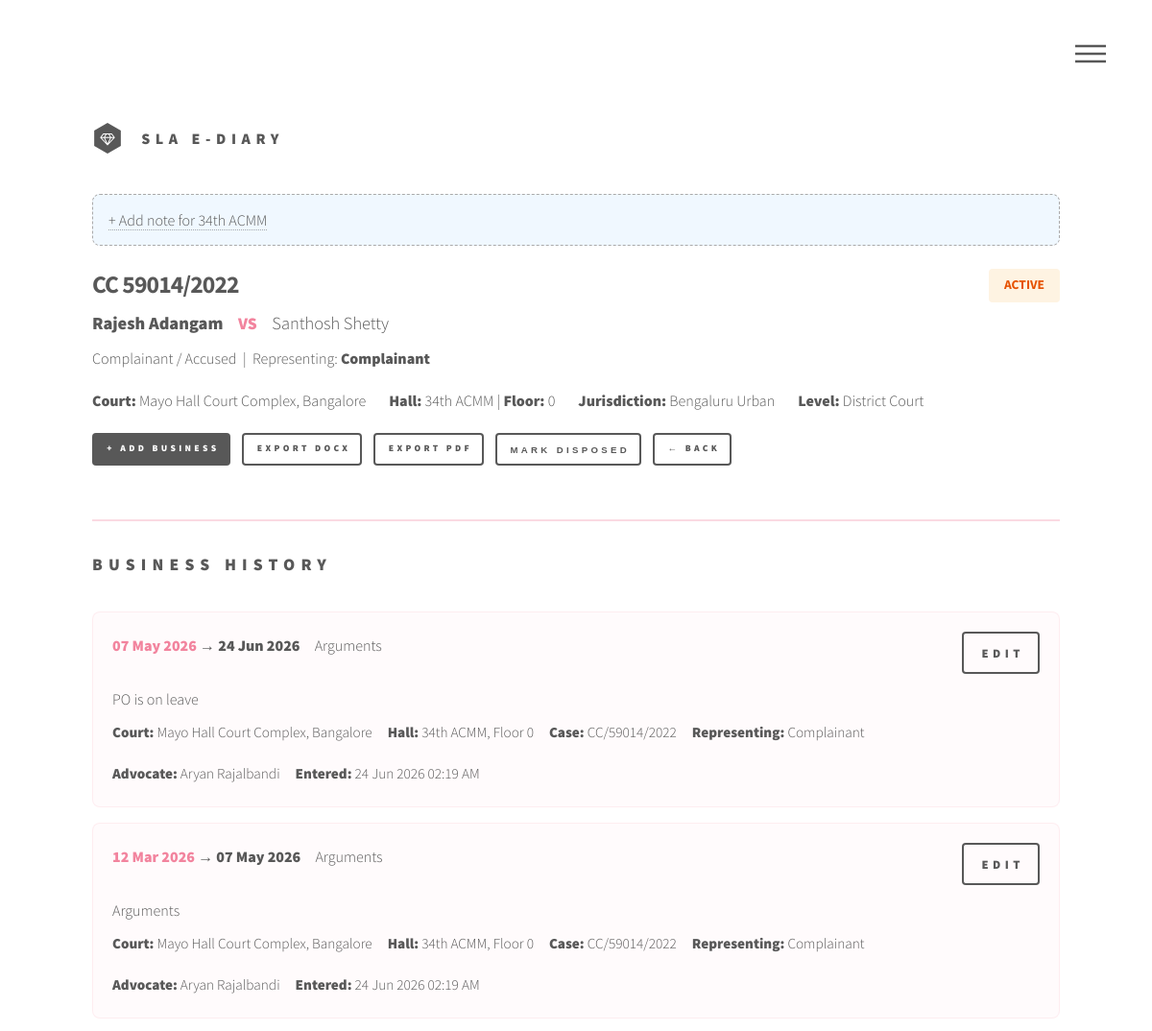
The app's page /diary_entry_case/3/ (signed in, upper part), older data.
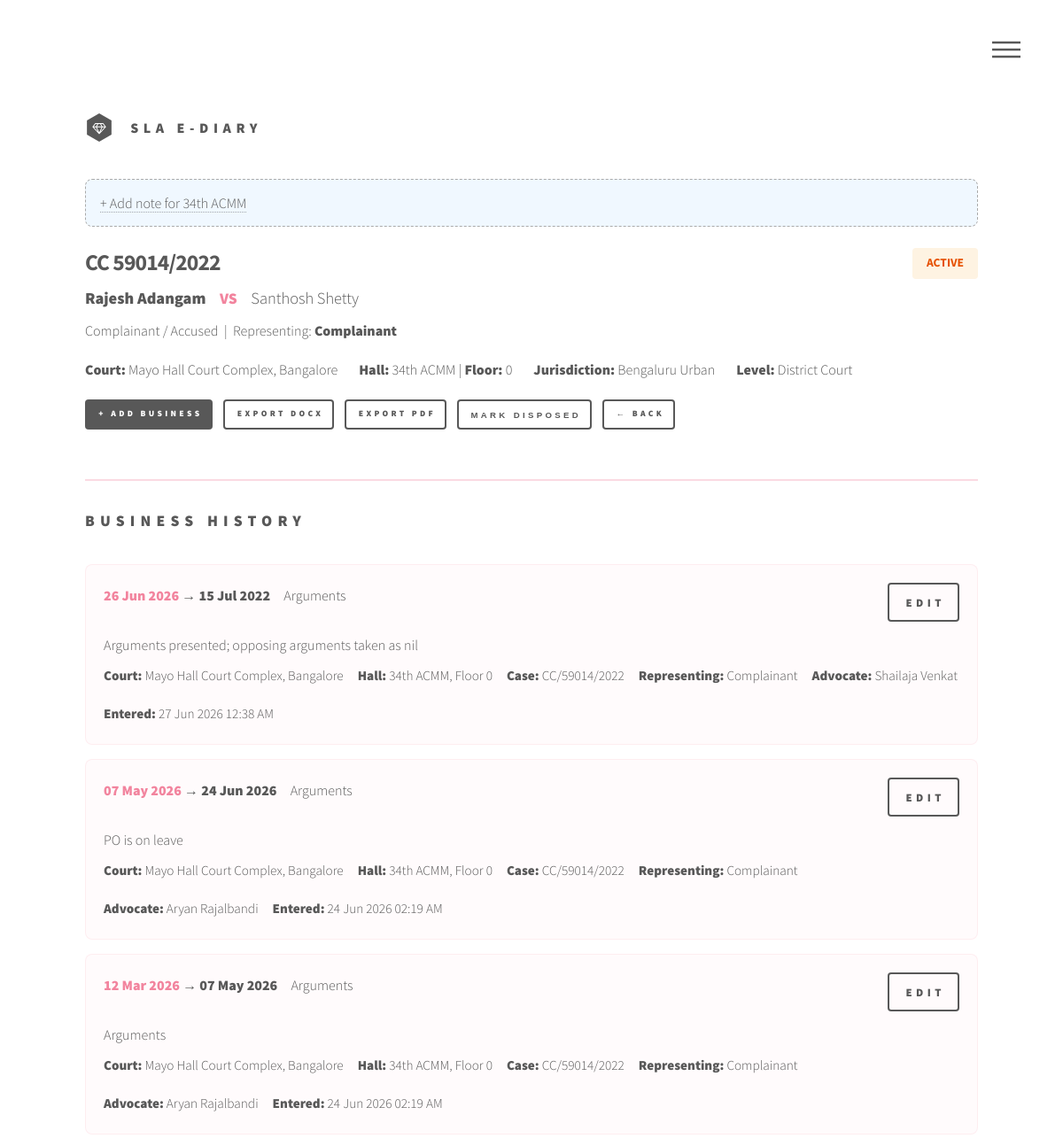
The same page, newer data.
### main/models.py (models this page shows, shortened)
class DiaryEntry(models.Model):
    case = models.ForeignKey(Case, on_delete=models.CASCADE, related_name='diary_entries')
    previous_date = models.DateField()
    court = models.CharField(max_length=100)
    court_hall = models.CharField(max_length=100)
    floor = models.IntegerField()
    case_number_display = models.CharField(max_length=200)
    representing = models.CharField(max_length=100)
    representing_parties = models.CharField(max_length=100, default='1')
    party_1_total = models.IntegerField(default=1)
    party_2_total = models.IntegerField(default=1)
    stage = models.CharField(max_length=100)
    business = models.TextField()
    next_date = models.DateField()
    advocate = models.ForeignKey(User, on_delete=models.SET_NULL, null=True, blank=True)
    created_at = models.DateTimeField(auto_now_add=True)
    updated_at = models.DateTimeField(auto_now=True)
    class Meta:
        ordering = ['-previous_date']

### main/views.py (the view, shortened to what this page needs)
# urls.py: path('diary_entry_case/<int:case_id>/', diary_entry_case, name='diary_entry_case'),
@login_required
def diary_entry_case(request, case_id):
    case = get_object_or_404(Case, id=case_id)
    entries = case.diary_entries.all()
    latest_data = get_latest_entry_data(case)
    court_hall_notes = CourtHallNote.objects.filter(
        court=case.court, court_hall=case.court_hall
    )
    return render(request, 'main/diary_entry_case.html', {
        'case': case, 'entries': entries, 'court_labels': COURT_LABELS,
        'latest_data': latest_data, 'court_display': COURT_LABELS.get(case.court, case.court),
        'court_hall_notes': court_hall_notes,
    })

### main/models.py (called while the page is built)
    @property
    def represents_party_1(self):
        return self.representing == self.party_1_type

    @property
    def represents_party_2(self):
        return self.representing == self.party_2_type

    @property
    def representing_display(self):
        if self.representing_parties != '1':
            return f"{self.representing} {self.representing_parties}"
        return self.representing

### main/services.py (called while the page is built, shortened)
def get_latest_entry_data(case: Case) -> dict:
    latest = case.diary_entries.order_by('-previous_date').first()
    if latest:
        return {
            'previous_date': latest.next_date,
            'court': latest.court,
            'court_hall': latest.court_hall,
            'floor': latest.floor,
            'case_number_display': latest.case_number_display,
            'representing': latest.representing,
            'representing_parties': latest.representing_parties,
            'party_1_total': latest.party_1_total,
            'party_2_total': latest.party_2_total,
            'stage': latest.stage,
        }

### templates/main/diary_entry_case.html (shortened to what the changed rows need)
{% extends 'base.html' %}
{% load static %}
{% block content %}
<div id="main">
    <div class="inner">
        <section style="margin-bottom: 2rem; padding-bottom: 1.5rem; border-bottom: 2px solid rgba(242,132,158,0.3);">
            <div style="display: flex; justify-content: space-between; align-items: flex-start; flex-wrap: wrap; gap: 1rem;">
                <div>
                    <h1 style="margin: 0 0 0.5rem 0; font-size: 1.6rem;">{{ case.case_type }} {{ case.case_number }}/{{ case.case_year }}</h1>
                </div>
            </div>
        </section>
        <section>
            <h2>Business History</h2>
            {% if entries %}
            {% for entry in entries %}
            <div style="background: rgba(242,132,158,0.03); border: 1px solid rgba(242,132,158,0.12); border-radius: 8px; padding: 1.25rem; margin-bottom: 1rem;">
                <div style="display: flex; justify-content: space-between; align-items: flex-start; flex-wrap: wrap; gap: 0.5rem;">
                    <div>
                        <strong style="color: #f2849e;">{{ entry.previous_date|date:"d M Y" }}</strong>
                        &rarr;
                        <strong>{{ entry.next_date|date:"d M Y" }}</strong>
                        <span style="color: #585858; margin-left: 0.75rem;">{{ entry.stage }}</span>
                    </div>
                    <div style="display: flex; gap: 0.5rem; align-items: center;">
                        <a href="{% url 'edit_business' entry.id %}" class="button small" style="font-size: 0.8rem;">Edit</a>
                    </div>
                </div>
                <p style="margin: 0.75rem 0 0.5rem 0; white-space: pre-wrap;">{{ entry.business }}</p>
                <div style="font-size: 0.95em; color: #585858; display: flex; gap: 1rem; flex-wrap: wrap; margin-top: 0.5rem;">
                    <span><strong>Court:</strong> {{ entry.court }}</span>
                    <span><strong>Hall:</strong> {{ entry.court_hall }}, Floor {{ entry.floor }}</span>
                    <span><strong>Case:</strong> {{ entry.case_number_display }}</span>
                    <span><strong>Representing:</strong> {{ entry.representing }}{% if entry.representing_parties != '1' %} ({{ entry.representing_parties }}){% endif %}</span>
                    <span><strong>Advocate:</strong> {{ entry.advocate.get_full_name|default:entry.advocate.username|default:"—" }}</span>
                    <span><strong>Entered:</strong> {{ entry.created_at|date:"d M Y h:i A" }}</span>
                </div>
            </div>
            {% endfor %}
            {% else %}
            <div style="text-align: center; padding: 3rem; color: #585858;">
                <h4>No diary entries yet.</h4>
                <p><a href="{% url 'add_business' case.id %}" class="button primary">Add First Business Entry</a></p>
            </div>
            {% endif %}
        </section>
    </div>
</div>
{% endblock %}

Row changes from the older to the newer data that the page shows:
added DiaryEntry: previous_date "26 Jun 2026", next_date "15 Jul 2022", stage "Arguments", business "Arguments presented; opposing arguments taken as nil", court "Mayo Hall Court Complex, Bangalore", court_hall "34th ACMM", floor "0", case_number_display "CC/59014/2022", representing "Complainant", advocate.get_full_name "Shailaja Venkat", created_at "27 Jun 2026 12:38 AM"
